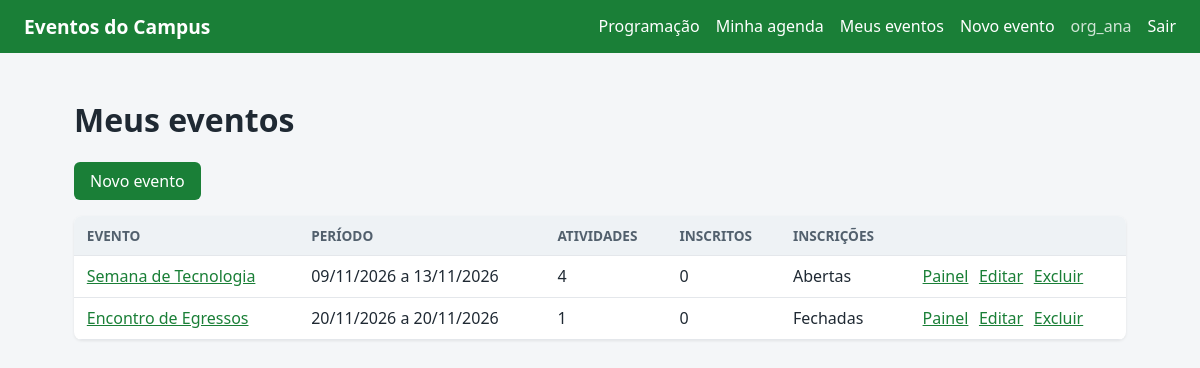
Page /organizador/eventos/ (signed in) on the committed database.
### eventos/models.py (models this page shows, shortened)
class Evento(models.Model):
    nome = models.CharField(max_length=200)
    descricao = models.TextField(blank=True)
    data_inicio = models.DateField("data de início")
    data_fim = models.DateField("data de fim")
    inscricoes_abertas = models.BooleanField("inscrições abertas", default=True)
    organizador = models.ForeignKey(
        settings.AUTH_USER_MODEL,
        on_delete=models.PROTECT,
        related_name="eventos_organizados",
    )
    class Meta:
        ordering = ["data_inicio", "nome"]
    def get_absolute_url(self):
        return reverse("eventos:detalhe", args=[self.pk])

### eventos/views.py (the view)
# urls.py: path("organizador/eventos/", views.MeusEventosView.as_view(), name="meus_eventos"),
class MeusEventosView(LoginRequiredMixin, PermissionRequiredMixin, ListView):
    permission_required = "eventos.add_evento"
    template_name = "eventos/meus_eventos.html"
    context_object_name = "eventos"
    def get_queryset(self):
        return Evento.objects.filter(organizador=self.request.user).annotate(
            num_atividades=Count("atividades", distinct=True),
            num_inscritos=Count("inscricoes", distinct=True),
        )

### templates/eventos/meus_eventos.html (shortened to what this page needs)
{% extends "base.html" %}
{% block content %}
<h1>Meus eventos</h1>
<p><a class="botao" href="{% url 'eventos:criar' %}">Novo evento</a></p>
<table>
    <thead>
    <tr><th>Evento</th><th>Período</th><th>Atividades</th><th>Inscritos</th><th>Inscrições</th><th></th></tr>
    </thead>
    <tbody>
    {% for evento in eventos %}
        <tr>
            <td><a href="{{ evento.get_absolute_url }}">{{ evento.nome }}</a></td>
            <td>{{ evento.data_inicio|date:"d/m/Y" }} a {{ evento.data_fim|date:"d/m/Y" }}</td>
            <td>{{ evento.num_atividades }}</td>
            <td>{{ evento.num_inscritos }}</td>
            <td>{% if evento.inscricoes_abertas %}Abertas{% else %}Fechadas{% endif %}</td>
            <td class="acoes-linha">
                <a href="{% url 'eventos:painel' evento.pk %}">Painel</a>
                <a href="{% url 'eventos:editar' evento.pk %}">Editar</a>
                <a href="{% url 'eventos:excluir' evento.pk %}">Excluir</a>
            </td>
        </tr>
    {% empty %}
        <tr><td colspan="6">Você ainda não cadastrou eventos.</td></tr>
    {% endfor %}
    </tbody>
</table>
{% endblock %}

### templates/base.html (shortened to what this page needs)
{% load static %}<!DOCTYPE html>
<html lang="pt-br">
<head>
    <link rel="stylesheet" href="{% static 'css/style.css' %}">
</head>
<body>
<header class="topo">
    <a class="marca" href="{% url 'eventos:lista' %}">Eventos do Campus</a>
    <nav>
        <a href="{% url 'eventos:lista' %}">Programação</a>
        {% if user.is_authenticated %}
            <a href="{% url 'eventos:agenda' %}">Minha agenda</a>
            {% if perms.eventos.add_evento %}
                <a href="{% url 'eventos:meus_eventos' %}">Meus eventos</a>
                <a href="{% url 'eventos:criar' %}">Novo evento</a>
            {% endif %}
            <span class="usuario">{{ user.username }}</span>
            <form method="post" action="{% url 'logout' %}" class="inline">
                <button type="submit" class="link">Sair</button>
            </form>
        {% else %}
            <a href="{% url 'login' %}">Entrar</a>
            <a href="{% url 'signup' %}">Cadastrar</a>
        {% endif %}
    </nav>
</header>
<main>
    {% block content %}{% endblock %}
</main>
</body>
</html>

### static/css/style.css (style rules this page uses)
* { box-sizing: border-box; }
body { margin: 0; font-family: system-ui, "Segoe UI", sans-serif; background: #f4f6f8; color: #1f2933; }
a { color: #1a7f37; }
main { max-width: 1100px; margin: 0 auto; padding: 1.5rem; }
.topo { display: flex; justify-content: space-between; align-items: center; flex-wrap: wrap; gap: 1rem; padding: .8rem 1.5rem; background: #1a7f37; }
.topo a, .topo .usuario, .topo .link { color: #fff; text-decoration: none; }
.topo nav { display: flex; gap: 1rem; align-items: center; flex-wrap: wrap; }
.marca { font-weight: 700; font-size: 1.2rem; }
.usuario { opacity: .8; }
table { width: 100%; border-collapse: collapse; background: #fff; border-radius: 8px; overflow: hidden; box-shadow: 0 1px 3px rgba(0,0,0,.08); margin-bottom: 1.5rem; }
th, td { padding: .6rem .8rem; text-align: left; border-bottom: 1px solid #e4e7eb; vertical-align: top; }
th { background: #eef2f5; font-size: .85rem; text-transform: uppercase; color: #52606d; }
button, .botao { display: inline-block; border: 0; border-radius: 6px; padding: .5rem 1rem; cursor: pointer; background: #1a7f37; color: #fff; font: inherit; text-decoration: none; }
button.link { background: none; padding: 0; }
form.inline { display: inline; }
.acoes-linha a { margin-left: .4rem; }

### rows in the picture
Evento: nome "Semana de Tecnologia", data_inicio "09/11/2026", data_fim "13/11/2026", num_atividades "4", num_inscritos "0", inscricoes_abertas "Abertas"
Evento: nome "Encontro de Egressos", data_inicio "20/11/2026", data_fim "20/11/2026", num_atividades "1", num_inscritos "0", inscricoes_abertas "Fechadas"

### other values in the picture
{{ user.username }} "org_ana"
